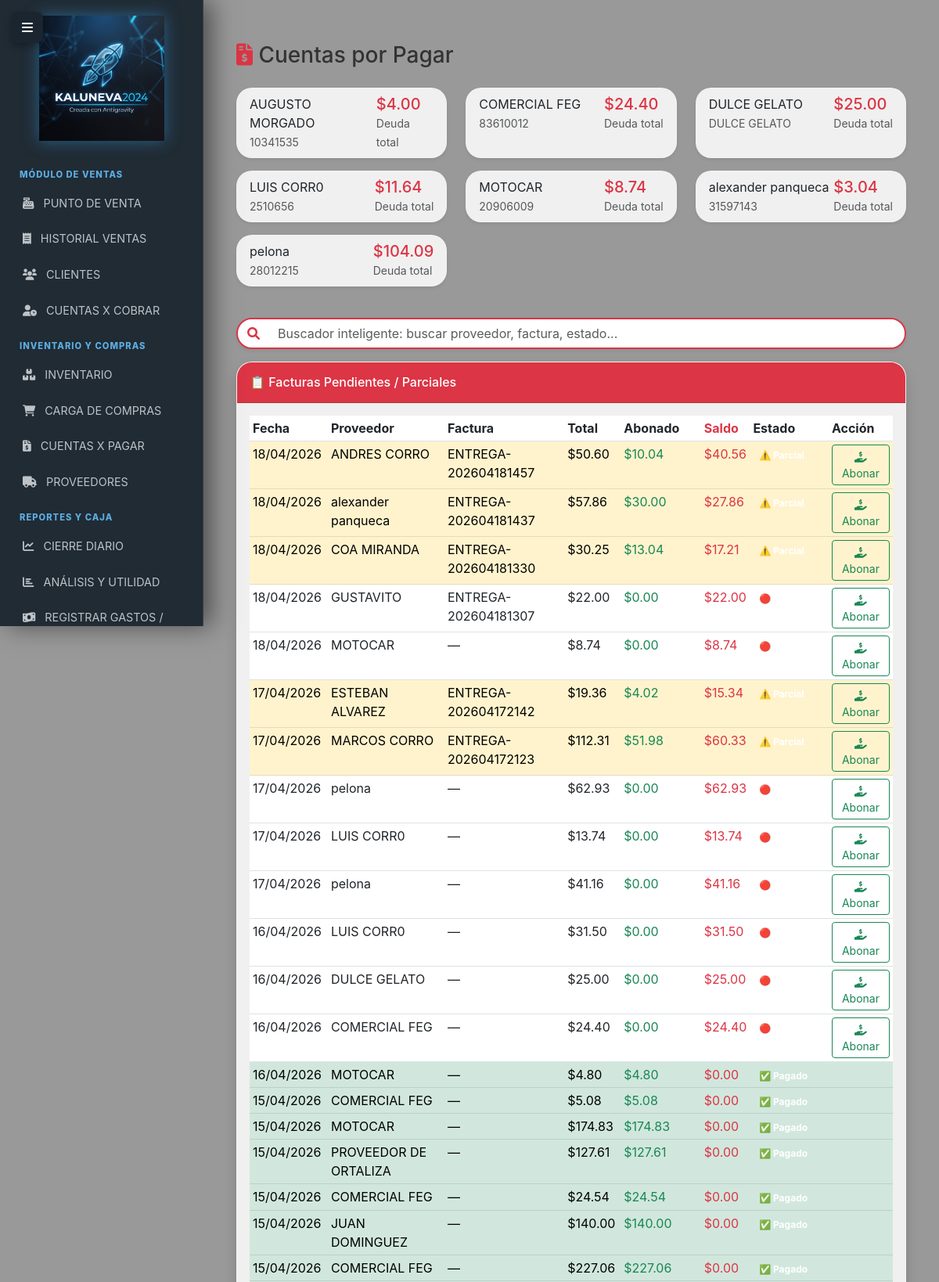
Screenshot of /cuentas_por_pagar (signed in, upper part) with the database file from the repository.
### models.py (models this page shows, shortened)
class Proveedor(db.Model):
    __tablename__ = 'proveedores'
    id = db.Column(db.Integer, primary_key=True)
    rif = db.Column(db.String(20), unique=True, nullable=False)
    nombre = db.Column(db.String(100), nullable=False)
    telefono = db.Column(db.String(20))
    direccion = db.Column(db.Text)
    vendedor_nombre = db.Column(db.String(100))
    vendedor_telefono = db.Column(db.String(20))
    saldo_pendiente_usd = db.Column(db.Numeric(10, 2), default=Decimal('0.00'))
    es_productor = db.Column(db.Boolean, default=False)
    es_obrero = db.Column(db.Boolean, default=False)

class CuentaPorPagar(db.Model):
    __tablename__ = 'cuentas_por_pagar'
    id = db.Column(db.Integer, primary_key=True)
    proveedor_id = db.Column(db.Integer, db.ForeignKey('proveedores.id'), nullable=False)
    compra_id = db.Column(db.Integer, db.ForeignKey('compras.id'), nullable=False)
    numero_factura = db.Column(db.String(50))
    fecha = db.Column(db.DateTime, default=ahora_ve)
    monto_total_usd = db.Column(db.Numeric(10, 2), nullable=False)
    monto_abonado_usd = db.Column(db.Numeric(10, 2), default=Decimal('0.00'))
    saldo_pendiente_usd = db.Column(db.Numeric(10, 2), nullable=False)
    estatus = db.Column(db.String(20), default='Pendiente')
    proveedor = db.relationship('Proveedor', backref=db.backref('cuentas_por_pagar', lazy=True))
    compra = db.relationship('Compra', backref=db.backref('cuenta_por_pagar', uselist=False))
    abonos = db.relationship('AbonoCuentaPorPagar', backref='cuenta', lazy=True)
    @hybrid_property
    def fecha_emision(self):
        return self.fecha
    @hybrid_property
    def estado(self):
        return self.estatus

### routes/compras.py (the view)
@compras_bp.route('/cuentas_por_pagar')
@login_required
@staff_required
def cuentas_por_pagar():
    cuentas     = CuentaPorPagar.query.order_by(CuentaPorPagar.fecha.desc()).all()
    proveedores = Proveedor.query.order_by(Proveedor.nombre).all()
    tasa_obj    = TasaBCV.query.order_by(TasaBCV.fecha.desc()).first()
    tasa_bcv    = Decimal(str(tasa_obj.valor)) if tasa_obj else Decimal('1.00')
    return render_template('cuentas_por_pagar.html',
                           cuentas=cuentas,
                           proveedores=proveedores,
                           tasa_bcv=tasa_bcv)

### app.py (called while the page is built)
@login_manager.user_loader
def load_user(user_id):
    user = db.session.get(User, int(user_id))
    if user and not getattr(user, 'activo', True):
        return None
    return user

@app.context_processor
def inject_tasa_actual():
    try:
        hoy = hoy_ve()
        tasa_hoy = TasaBCV.query.filter_by(fecha=hoy).first()
        if tasa_hoy:
            return dict(tasa_actual=tasa_hoy.valor, alerta_tasa=False)
        else:
            ultima = TasaBCV.query.order_by(TasaBCV.fecha.desc()).first()
            valor = ultima.valor if ultima else Decimal('0.00')
            return dict(tasa_actual=valor, alerta_tasa=True)
    except Exception as e:
        log.error(f"Error al inyectar tasa actual: {e}")
        return dict(tasa_actual=Decimal('0.00'), alerta_tasa=True)

### models.py (called while the page is built)
def hoy_ve():
    return datetime.now(pytz.timezone('America/Caracas')).date()

### templates/cuentas_por_pagar.html (shortened to what this page needs)
{% extends 'base.html' %} {% block content %}
<div class="container-fluid mt-4">
    <div class="d-sm-flex align-items-center justify-content-between mb-4">
        <h1 class="h3 mb-0 text-gray-800">
            <i class="fas fa-file-invoice-dollar text-danger"></i> Cuentas por Pagar
        </h1>
    </div>
    <div class="row mb-4">
        {% for p in proveedores %}
        {% if p.saldo_pendiente_usd and p.saldo_pendiente_usd > 0 %}
        <div class="col-md-4 mb-3">
            <div class="card border-left-danger shadow-sm h-100">
                <div class="card-body py-2">
                    <div class="d-flex justify-content-between align-items-center">
                        <div>
                            <div class="font-weight-bold text-dark">{{ p.nombre }}</div>
                            <small class="text-muted">{{ p.rif or '' }}</small>
                        </div>
                        <div class="text-right">
                            <div class="h5 text-danger font-weight-bold mb-0">
                                ${{ "%.2f"|format(p.saldo_pendiente_usd) }}
                            </div>
                            <small class="text-muted">Deuda total</small>
                        </div>
                    </div>
                </div>
            </div>
        </div>
        {% endif %}
        {% endfor %}
    </div>
    <div class="mb-3">
      <div class="input-group shadow-sm rounded-pill overflow-hidden border-danger" style="border: 2px solid #e74a3b;">
        <span class="input-group-text bg-white border-0 text-danger"><i class="fas fa-search"></i></span>
        <input type="text" id="buscador_kalu" class="form-control border-0 bg-white" placeholder="Buscador inteligente: buscar proveedor, factura, estado..." style="box-shadow: none;">
      </div>
    </div>
    <div class="card shadow mb-4">
        <div class="card-header py-3 bg-danger text-white d-flex justify-content-between align-items-center">
            <h6 class="m-0 font-weight-bold">📋 Facturas Pendientes / Parciales</h6>
        </div>
        <div class="card-body">
            <div class="table-responsive">
                <table class="table table-hover table-sm">
                    <thead class="thead-dark">
                        <tr>
                            <th>Fecha</th>
                            <th>Proveedor</th>
                            <th>Factura</th>
                            <th class="text-right">Total</th>
                            <th class="text-right">Abonado</th>
                            <th class="text-right text-danger">Saldo</th>
                            <th>Estado</th>
                            <th>Acción</th>
                        </tr>
                    </thead>
                    <tbody>
                        {% for c in cuentas %}
                        <tr
                            class="{{ 'table-success' if c.estatus == 'Pagado' else 'table-warning' if c.estatus == 'Parcial' else '' }}">
                            <td>{{ c.fecha.strftime('%d/%m/%Y') }}</td>
                            <td>{{ c.proveedor.nombre if c.proveedor else '—' }}</td>
                            <td>{{ c.numero_factura or '—' }}</td>
                            <td class="text-right">${{ "%.2f"|format(c.monto_total_usd) }}</td>
                            <td class="text-right text-success">${{ "%.2f"|format(c.monto_abonado_usd) }}</td>
                            <td class="text-right font-weight-bold text-danger">${{ "%.2f"|format(c.saldo_pendiente_usd)
                                }}</td>
                            <td>
                                {% if c.estatus == 'Pagado' %}
                                <span class="badge badge-success">✅ Pagado</span>
                                {% elif c.estatus == 'Parcial' %}
                                <span class="badge badge-warning">⚠️ Parcial</span>
                                {% else %}
                                <span class="badge badge-danger">🔴 Pendiente</span>
                                {% endif %}
                            </td>
                            <td>
                                {% if c.estatus != 'Pagado' %}
                                <button class="btn btn-sm btn-outline-success"
                                    onclick="abrirAbono({{ c.id }}, '{{ c.proveedor.nombre if c.proveedor else '' }}', '{{ c.numero_factura or '' }}', {{ c.saldo_pendiente_usd }})">
                                    <i class="fas fa-hand-holding-usd"></i> Abonar
                                </button>
                                {% endif %}
                            </td>
                        </tr>
                        {% endfor %}
                    </tbody>
                </table>
            </div>
        </div>
    </div>
</div>
{% endblock %}

### templates/base.html (style rules this page uses)
body { background: url('/static/fondo_negocio_jpg.png') no-repeat center center fixed !important; background-size: cover !important; font-family: 'Inter', 'Segoe UI', sans-serif; min-height: 100vh; color: #333; }
body::before { content: ""; position: fixed; top: 0; left: 0; width: 100%; height: 100%; background: rgba(0, 0, 0, 0.4); z-index: -1; }
.card { border: 1px solid rgba(255, 255, 255, 0.2); border-radius: 20px; background: rgba(255, 255, 255, 0.85); backdrop-filter: blur(15px); box-shadow: 0 10px 30px rgba(0, 0, 0, 0.1); overflow: hidden; transition: transform 0.2s; }

### rows the page displays
Proveedor: nombre "AUGUSTO MORGADO", rif "10341535", saldo_pendiente_usd "4.00"
Proveedor: nombre "COMERCIAL FEG", rif "83610012", saldo_pendiente_usd "24.40"
Proveedor: nombre "DULCE GELATO", rif "DULCE GELATO", saldo_pendiente_usd "25.00"
Proveedor: nombre "LUIS CORR0", rif "2510656", saldo_pendiente_usd "11.64"
Proveedor: nombre "MOTOCAR", rif "20906009", saldo_pendiente_usd "8.74"
Proveedor: nombre "alexander panqueca", rif "31597143", saldo_pendiente_usd "3.04"
Proveedor: nombre "pelona", rif "28012215", saldo_pendiente_usd "104.09"
CuentaPorPagar: fecha "18/04/2026", proveedor "ANDRES CORRO", numero_factura "ENTREGA-202604181457", monto_total_usd "50.60", monto_abonado_usd "10.04", saldo_pendiente_usd "40.56", estatus "⚠️ Parcial"
CuentaPorPagar: fecha "18/04/2026", proveedor "alexander panqueca", numero_factura "ENTREGA-202604181437", monto_total_usd "57.86", monto_abonado_usd "30.00", saldo_pendiente_usd "27.86", estatus "⚠️ Parcial"
CuentaPorPagar: fecha "18/04/2026", proveedor "COA MIRANDA", numero_factura "ENTREGA-202604181330", monto_total_usd "30.25", monto_abonado_usd "13.04", saldo_pendiente_usd "17.21", estatus "⚠️ Parcial"
CuentaPorPagar: fecha "18/04/2026", proveedor "GUSTAVITO", numero_factura "ENTREGA-202604181307", monto_total_usd "22.00", monto_abonado_usd "0.00", saldo_pendiente_usd "22.00", estatus "🔴 Pendiente"
CuentaPorPagar: fecha "18/04/2026", proveedor "MOTOCAR", numero_factura "—", monto_total_usd "8.74", monto_abonado_usd "0.00", saldo_pendiente_usd "8.74", estatus "🔴 Pendiente"
CuentaPorPagar: fecha "17/04/2026", proveedor "ESTEBAN ALVAREZ", numero_factura "ENTREGA-202604172142", monto_total_usd "19.36", monto_abonado_usd "4.02", saldo_pendiente_usd "15.34", estatus "⚠️ Parcial"
CuentaPorPagar: fecha "17/04/2026", proveedor "MARCOS CORRO", numero_factura "ENTREGA-202604172123", monto_total_usd "112.31", monto_abonado_usd "51.98", saldo_pendiente_usd "60.33", estatus "⚠️ Parcial"
CuentaPorPagar: fecha "17/04/2026", proveedor "pelona", numero_factura "—", monto_total_usd "62.93", monto_abonado_usd "0.00", saldo_pendiente_usd "62.93", estatus "🔴 Pendiente"
CuentaPorPagar: fecha "17/04/2026", proveedor "LUIS CORR0", numero_factura "—", monto_total_usd "13.74", monto_abonado_usd "0.00", saldo_pendiente_usd "13.74", estatus "🔴 Pendiente"
CuentaPorPagar: fecha "17/04/2026", proveedor "pelona", numero_factura "—", monto_total_usd "41.16", monto_abonado_usd "0.00", saldo_pendiente_usd "41.16", estatus "🔴 Pendiente"
CuentaPorPagar: fecha "16/04/2026", proveedor "LUIS CORR0", numero_factura "—", monto_total_usd "31.50", monto_abonado_usd "0.00", saldo_pendiente_usd "31.50", estatus "🔴 Pendiente"
CuentaPorPagar: fecha "16/04/2026", proveedor "DULCE GELATO", numero_factura "—", monto_total_usd "25.00", monto_abonado_usd "0.00", saldo_pendiente_usd "25.00", estatus "🔴 Pendiente"
CuentaPorPagar: fecha "16/04/2026", proveedor "COMERCIAL FEG", numero_factura "—", monto_total_usd "24.40", monto_abonado_usd "0.00", saldo_pendiente_usd "24.40", estatus "🔴 Pendiente"
CuentaPorPagar: fecha "16/04/2026", proveedor "MOTOCAR", numero_factura "—", monto_total_usd "4.80", monto_abonado_usd "4.80", saldo_pendiente_usd "0.00", estatus "✅ Pagado"
CuentaPorPagar: fecha "15/04/2026", proveedor "COMERCIAL FEG", numero_factura "—", monto_total_usd "5.08", monto_abonado_usd "5.08", saldo_pendiente_usd "0.00", estatus "✅ Pagado"
CuentaPorPagar: fecha "15/04/2026", proveedor "MOTOCAR", numero_factura "—", monto_total_usd "174.83", monto_abonado_usd "174.83", saldo_pendiente_usd "0.00", estatus "✅ Pagado"
CuentaPorPagar: fecha "15/04/2026", proveedor "PROVEEDOR DE ORTALIZA", numero_factura "—", monto_total_usd "127.61", monto_abonado_usd "127.61", saldo_pendiente_usd "0.00", estatus "✅ Pagado"
CuentaPorPagar: fecha "15/04/2026", proveedor "COMERCIAL FEG", numero_factura "—", monto_total_usd "24.54", monto_abonado_usd "24.54", saldo_pendiente_usd "0.00", estatus "✅ Pagado"
CuentaPorPagar: fecha "15/04/2026", proveedor "JUAN DOMINGUEZ", numero_factura "—", monto_total_usd "140.00", monto_abonado_usd "140.00", saldo_pendiente_usd "0.00", estatus "✅ Pagado"
CuentaPorPagar: fecha "15/04/2026", proveedor "COMERCIAL FEG", numero_factura "—", monto_total_usd "227.06", monto_abonado_usd "227.06", saldo_pendiente_usd "0.00", estatus "✅ Pagado"
